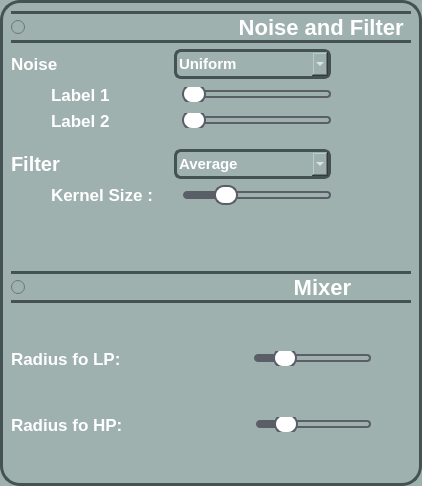
              <widget class="QWidget" name="widget_11" native="true">
               <property name="sizePolicy">
                <sizepolicy hsizetype="Expanding" vsizetype="Expanding">
                 <horstretch>0</horstretch>
                 <verstretch>0</verstretch>
                </sizepolicy>
               </property>
               <property name="styleSheet">
                <string notr="true">
background:rgba(158,177,175,255);
  border: 3px solid rgba(68,82,83,255);
  border-radius: 20px;</string>
               </property>
               <layout class="QHBoxLayout" name="horizontalLayout_50">
                <item>
                 <layout class="QVBoxLayout" name="verticalLayout_13">
                  <item>
                   <widget class="QRadioButton" name="RadioButton_NoiseandFilter">
                    <property name="font">
                     <font>
                      <pointsize>1</pointsize>
                      <weight>75</weight>
                      <bold>true</bold>
                     </font>
                    </property>
                    <property name="styleSheet">
                     <string notr="true">Font-size:22px;
font-weight:bold;
background:rgba(158,177,175,255);
color:white;
 border-top: 3px solid rgba(68,82,83,255);
 border-bottom: 3px solid rgba(68,82,83,255);
border-left:None;
border-right:None;
</string>
                    </property>
                    <property name="text">
                     <string>                                  Noise and Filter </string>
                    </property>
                    <property name="checked">
                     <bool>false</bool>
                    </property>
                   </widget>
                  </item>
                  <item>
                   <layout class="QHBoxLayout" name="horizontalLayout_51">
                    <item>
                     <widget class="QLabel" name="label_param_4">
                      <property name="font">
                       <font>
                        
                        <weight>75</weight>
                        <bold>true</bold>
                       </font>
                      </property>
                      <property name="styleSheet">
                       <string notr="true">Font-size:17px;
font-weight:bold;
background:rgba(158,177,175,255);
color:white;
border:None;</string>
                      </property>
                      <property name="text">
                       <string>Noise</string>
                      </property>
                     </widget>
                    </item>
                    <item>
                     <widget class="QComboBox" name="Combox_Noise">
                      <property name="styleSheet">
                       <string notr="true">Font-size:15px;
font-weight:bold;
background:rgba(158,177,175,255);
color:white;
border:3px solid black;
padding:2px;
border-radius:7px;
 border: 3px solid rgba(68,82,83,255);</string>
                      </property>
                      <item>
                       <property name="text">
                        <string>Uniform</string>
                       </property>
                      </item>
                      <item>
                       <property name="text">
                        <string>Gaussian</string>
                       </property>
                      </item>
                      <item>
                       <property name="text">
                        <string>Salt and Pepper</string>
                       </property>
                      </item>
                     </widget>
                    </item>
                    <item>
                     <spacer name="horizontalSpacer_23">
                      <property name="orientation">
                       <enum>Qt::Vertical</enum>
                      </property>
                      <property name="sizeHint" stdset="0">
                       <size>
                        <width>40</width>
                        <height>20</height>
                       </size>
                      </property>
                     </spacer>
                    </item>
                    <item>
                     <spacer name="horizontalSpacer_31">
                      <property name="orientation">
                       <enum>Qt::Vertical</enum>
                      </property>
                      <property name="sizeHint" stdset="0">
                       <size>
                        <width>40</width>
                        <height>20</height>
                       </size>
                      </property>
                     </spacer>
                    </item>
                   </layout>
                  </item>
                  <item>
                   <layout class="QHBoxLayout" name="horizontalLayout_52">
                    <item>
                     <spacer name="horizontalSpacer_22">
                      <property name="orientation">
                       <enum>Qt::Vertical</enum>
                      </property>
                      <property name="sizeHint" stdset="0">
                       <size>
                        <width>40</width>
                        <height>20</height>
                       </size>
                      </property>
                     </spacer>
                    </item>
                    <item>
                     <widget class="QLabel" name="label_param_1">
                      <property name="font">
                       <font>
                        
                        <weight>75</weight>
                        <bold>true</bold>
                       </font>
                      </property>
                      <property name="styleSheet">
                       <string notr="true">Font-size:17px;
font-weight:bold;
background:rgba(158,177,175,255);
color:white;

border:None;</string>
                      </property>
                      <property name="text">
                       <string>Label 1              </string>
                      </property>
                     </widget>
                    </item>
                    <item>
                     <widget class="QSlider" name="slider_param_1">
                      <property name="styleSheet">
                       <string notr="true">
QSlider {
    background: transparent; /* Make the entire slider background transparent */
    border:None;
}


QSlider::groove:horizontal {
    height: 8px;
    background: :rgba(158,177,175,255); /* Lighter shade of the dark color */
    border-radius: 4px;
}

QSlider::handle:horizontal {
    background:  white; /* Mid-tone between the dark and lighter colors */
    border: 2px solid #595e67; /* Matches groove */
    width: 20px;
    height: 20px;
    margin: -6px 0;
    border-radius: 10px;
}

QSlider::sub-page:horizontal {
    background: #595e67; /* Matches handle */
    border-radius: 4px;
}

QSlider::add-page:horizontal {
   
    border:2px solid #595e67;
    border-radius: 4px;
}
</string>
                      </property>
                      <property name="maximum">
                       <number>100</number>
                      </property>
                      <property name="orientation">
                       <enum>Qt::Horizontal</enum>
                      </property>
                     </widget>
                    </item>
                    <item>
                     <spacer name="horizontalSpacer_32">
                      <property name="orientation">
                       <enum>Qt::Vertical</enum>
                      </property>
                      <property name="sizeHint" stdset="0">
                       <size>
                        <width>40</width>
                        <height>20</height>
                       </size>
                      </property>
                     </spacer>
                    </item>
                    <item>
                     <spacer name="horizontalSpacer_26">
                      <property name="orientation">
                       <enum>Qt::Vertical</enum>
                      </property>
                      <property name="sizeHint" stdset="0">
                       <size>
                        <width>40</width>
                        <height>20</height>
                       </size>
                      </property>
                     </spacer>
                    </item>
                   </layout>
                  </item>
                  <item>
                   <layout class="QHBoxLayout" name="horizontalLayout_53">
                    <item>
                     <spacer name="horizontalSpacer_24">
                      <property name="orientation">
                       <enum>Qt::Vertical</enum>
                      </property>
                      <property name="sizeHint" stdset="0">
                       <size>
                        <width>40</width>
                        <height>20</height>
                       </size>
                      </property>
                     </spacer>
                    </item>
                    <item>
                     <widget class="QLabel" name="label_param_2">
                      <property name="font">
                       <font>
                        
                        <weight>75</weight>
                        <bold>true</bold>
                       </font>
                      </property>
                      <property name="styleSheet">
                       <string notr="true">Font-size:17px;
font-weight:bold;
background:rgba(158,177,175,255);
color:white;
border:None;</string>
                      </property>
                      <property name="text">
                       <string>Label 2              </string>
                      </property>
                     </widget>
                    </item>
                    <item>
                     <widget class="QSlider" name="slider_param_2">
                      <property name="styleSheet">
                       <string notr="true">
QSlider {
    background: transparent; /* Make the entire slider background transparent */
    border:None;
}


QSlider::groove:horizontal {
    height: 8px;
    background: :rgba(158,177,175,255); /* Lighter shade of the dark color */
    border-radius: 4px;
}

QSlider::handle:horizontal {
    background:  white; /* Mid-tone between the dark and lighter colors */
    border: 2px solid #595e67; /* Matches groove */
    width: 20px;
    height: 20px;
    margin: -6px 0;
    border-radius: 10px;
}

QSlider::sub-page:horizontal {
    background: #595e67; /* Matches handle */
    border-radius: 4px;
}

QSlider::add-page:horizontal {
   
    border:2px solid #595e67;
    border-radius: 4px;
}
</string>
                      </property>
                      <property name="maximum">
                       <number>100</number>
                      </property>
                      <property name="tracking">
                       <bool>true</bool>
                      </property>
                      <property name="orientation">
                       <enum>Qt::Horizontal</enum>
                      </property>
                     </widget>
                    </item>
                    <item>
                     <spacer name="horizontalSpacer_33">
                      <property name="orientation">
                       <enum>Qt::Vertical</enum>
                      </property>
                      <property name="sizeHint" stdset="0">
                       <size>
                        <width>40</width>
                        <height>20</height>
                       </size>
                      </property>
                     </spacer>
                    </item>
                    <item>
                     <spacer name="horizontalSpacer_25">
                      <property name="orientation">
                       <enum>Qt::Vertical</enum>
                      </property>
                      <property name="sizeHint" stdset="0">
                       <size>
                        <width>40</width>
                        <height>20</height>
                       </size>
                      </property>
                     </spacer>
                    </item>
                   </layout>
                  </item>
                  <item>
                   <widget class="Line" name="line_15">
                    <property name="font">
                     <font>
                      <pointsize>5</pointsize>
                     </font>
                    </property>
                    <property name="styleSheet">
                     <string notr="true">border: 1px solid black;</string>
                    </property>
                    <property name="lineWidth">
                     <number>0</number>
                    </property>
                    <property name="orientation">
                     <enum>Qt::Vertical</enum>
                    </property>
                   </widget>
                  </item>
                  <item>
                   <widget class="Line" name="line_16">
                    <property name="styleSheet">
                     <string notr="true">border: 0.5px solid black;</string>
                    </property>
                    <property name="orientation">
                     <enum>Qt::Vertical</enum>
                    </property>
                   </widget>
                  </item>
                  <item>
                   <layout class="QHBoxLayout" name="horizontalLayout_54">
                    <item>
                     <widget class="QLabel" name="label_34">
                      <property name="font">
                       <font>
                        
                        <weight>75</weight>
                        <bold>true</bold>
                       </font>
                      </property>
                      <property name="styleSheet">
                       <string notr="true">Font-size:20px;
font-weight:bold;
background:rgba(158,177,175,255);
color:white;
border:None;
</string>
                      </property>
                      <property name="text">
                       <string>Filter</string>
                      </property>
                     </widget>
                    </item>
                    <item>
                     <widget class="QComboBox" name="Combox_Filter">
                      <property name="font">
                       <font>
                        
                        <weight>75</weight>
                        <bold>true</bold>
                       </font>
                      </property>
                      <property name="styleSheet">
                       <string notr="true">Font-size:15px;
font-weight:bold;
background:rgba(158,177,175,255);
color:white;
border:3px solid black;
padding:2px;
border-radius:7px;
 border: 3px solid rgba(68,82,83,255);</string>
                      </property>
                      <property name="currentText">
                       <string>Average</string>
                      </property>
                      <item>
                       <property name="text">
                        <string>Average</string>
                       </property>
                      </item>
                      <item>
                       <property name="text">
                        <string>Gaussian</string>
                       </property>
                      </item>
                      <item>
                       <property name="text">
                        <string>Median</string>
                       </property>
                      </item>
                     </widget>
                    </item>
                    <item>
                     <spacer name="horizontalSpacer_29">
                      <property name="orientation">
                       <enum>Qt::Vertical</enum>
                      </property>
                      <property name="sizeHint" stdset="0">
                       <size>
                        <width>40</width>
                        <height>20</height>
                       </size>
                      </property>
                     </spacer>
                    </item>
                    <item>
                     <spacer name="horizontalSpacer_27">
                      <property name="orientation">
                       <enum>Qt::Vertical</enum>
                      </property>
                      <property name="sizeHint" stdset="0">
                       <size>
                        <width>40</width>
                        <height>20</height>
                       </size>
                      </property>
                     </spacer>
                    </item>
                   </layout>
                  </item>
                  <item>
                   <layout class="QHBoxLayout" name="horizontalLayout_56">
                    <item>
                     <spacer name="horizontalSpacer_34">
                      <property name="orientation">
                       <enum>Qt::Vertical</enum>
                      </property>
                      <property name="sizeHint" stdset="0">
                       <size>
                        <width>40</width>
                        <height>20</height>
                       </size>
                      </property>
                     </spacer>
                    </item>
                    <item>
                     <widget class="QLabel" name="label_param_3">
                      <property name="font">
                       <font>
                        
                        <weight>75</weight>
                        <bold>true</bold>
                       </font>
                      </property>
                      <property name="styleSheet">
                       <string notr="true">Font-size:17px;
font-weight:bold;
background:rgba(158,177,175,255);
color:white;
border:None;</string>
                      </property>
                      <property name="text">
                       <string>Kernel Size :     </string>
                      </property>
                     </widget>
                    </item>
                    <item>
                     <widget class="QSlider" name="slider_param_3">
                      <property name="styleSheet">
                       <string notr="true">
QSlider {
    background: transparent; /* Make the entire slider background transparent */
    border:None;
}


QSlider::groove:horizontal {
    height: 8px;
    background: :rgba(158,177,175,255); /* Lighter shade of the dark color */
    border-radius: 4px;
}

QSlider::handle:horizontal {
    background:  white; /* Mid-tone between the dark and lighter colors */
    border: 2px solid #595e67; /* Matches groove */
    width: 20px;
    height: 20px;
    margin: -6px 0;
    border-radius: 10px;
}

QSlider::sub-page:horizontal {
    background: #595e67; /* Matches handle */
    border-radius: 4px;
}

QSlider::add-page:horizontal {
   
    border:2px solid #595e67;
    border-radius: 4px;
}
</string>
                      </property>
                      <property name="minimum">
                       <number>1</number>
                      </property>
                      <property name="maximum">
                       <number>9</number>
                      </property>
                      <property name="singleStep">
                       <number>2</number>
                      </property>
                      <property name="pageStep">
                       <number>2</number>
                      </property>
                      <property name="value">
                       <number>3</number>
                      </property>
                      <property name="orientation">
                       <enum>Qt::Horizontal</enum>
                      </property>
                      <property name="tickPosition">
                       <enum>QSlider::TicksBelow</enum>
                      </property>
                     </widget>
                    </item>
                    <item>
                     <spacer name="horizontalSpacer_35">
                      <property name="orientation">
                       <enum>Qt::Vertical</enum>
                      </property>
                      <property name="sizeHint" stdset="0">
                       <size>
                        <width>40</width>
                        <height>20</height>
                       </size>
                      </property>
                     </spacer>
                    </item>
                    <item>
                     <spacer name="horizontalSpacer_36">
                      <property name="orientation">
                       <enum>Qt::Vertical</enum>
                      </property>
                      <property name="sizeHint" stdset="0">
                       <size>
                        <width>40</width>
                        <height>20</height>
                       </size>
                      </property>
                     </spacer>
                    </item>
                   </layout>
                  </item>
                  <item>
                   <spacer name="horizontalSpacer_40">
                    <property name="orientation">
                     <enum>Qt::Vertical</enum>
                    </property>
                    <property name="sizeHint" stdset="0">
                     <size>
                      <width>40</width>
                      <height>20</height>
                     </size>
                    </property>
                   </spacer>
                  </item>
                  <item>
                   <spacer name="verticalSpacer_16">
                    <property name="orientation">
                     <enum>Qt::Vertical</enum>
                    </property>
                    <property name="sizeHint" stdset="0">
                     <size>
                      <width>20</width>
                      <height>40</height>
                     </size>
                    </property>
                   </spacer>
                  </item>
                  <item>
                   <widget class="QRadioButton" name="RadioButton_Mixer">
                    <property name="font">
                     <font>
                      
                      <weight>75</weight>
                      <bold>true</bold>
                     </font>
                    </property>
                    <property name="styleSheet">
                     <string notr="true">Font-size:22px;
font-weight:bold;
background:rgba(158,177,175,255);
color:white;
 border-top: 3px solid rgba(68,82,83,255);
 border-bottom: 3px solid rgba(68,82,83,255);
border-left:None;
border-right:None;
</string>
                    </property>
                    <property name="text">
                     <string>                                           Mixer</string>
                    </property>
                    <property name="checked">
                     <bool>false</bool>
                    </property>
                   </widget>
                  </item>
                  <item>
                   <spacer name="verticalSpacer_13">
                    <property name="orientation">
                     <enum>Qt::Vertical</enum>
                    </property>
                    <property name="sizeHint" stdset="0">
                     <size>
                      <width>20</width>
                      <height>40</height>
                     </size>
                    </property>
                   </spacer>
                  </item>
                  <item>
                   <layout class="QHBoxLayout" name="horizontalLayout_23">
                    <item>
                     <widget class="QLabel" name="label_freq_img1">
                      <property name="font">
                       <font>
                        
                        <weight>75</weight>
                        <bold>true</bold>
                       </font>
                      </property>
                      <property name="styleSheet">
                       <string notr="true">Font-size:17px;
font-weight:bold;
background:rgba(158,177,175,255);
color:white;

border:None;
</string>
                      </property>
                      <property name="text">
                       <string>Radius fo LP:                           </string>
                      </property>
                     </widget>
                    </item>
                    <item>
                     <widget class="QSlider" name="slider_freq_img1">
                      <property name="styleSheet">
                       <string notr="true">
QSlider {
    background: transparent; /* Make the entire slider background transparent */
    border:None;
}


QSlider::groove:horizontal {
    height: 8px;
    background: :rgba(158,177,175,255); /* Lighter shade of the dark color */
    border-radius: 4px;
}

QSlider::handle:horizontal {
    background:  white; /* Mid-tone between the dark and lighter colors */
    border: 2px solid #595e67; /* Matches groove */
    width: 20px;
    height: 20px;
    margin: -6px 0;
    border-radius: 10px;
}

QSlider::sub-page:horizontal {
    background: #595e67; /* Matches handle */
    border-radius: 4px;
}

QSlider::add-page:horizontal {
   
    border:2px solid #595e67;
    border-radius: 4px;
}
</string>
                      </property>
                      <property name="maximum">
                       <number>100</number>
                      </property>
                      <property name="value">
                       <number>20</number>
                      </property>
                      <property name="orientation">
                       <enum>Qt::Horizontal</enum>
                      </property>
                     </widget>
                    </item>
                    <item>
                     <spacer name="horizontalSpacer_38">
                      <property name="orientation">
                       <enum>Qt::Vertical</enum>
                      </property>
                      <property name="sizeHint" stdset="0">
                       <size>
                        <width>40</width>
                        <height>20</height>
                       </size>
                      </property>
                     </spacer>
                    </item>
                   </layout>
                  </item>
                  <item>
                   <spacer name="verticalSpacer_14">
                    <property name="orientation">
                     <enum>Qt::Vertical</enum>
                    </property>
                    <property name="sizeHint" stdset="0">
                     <size>
                      <width>20</width>
                      <height>40</height>
                     </size>
                    </property>
                   </spacer>
                  </item>
                  <item>
                   <layout class="QHBoxLayout" name="horizontalLayout_24">
                    <item>
                     <widget class="QLabel" name="label_freq_img2">
                      <property name="font">
                       <font>
                        
                        <weight>75</weight>
                        <bold>true</bold>
                       </font>
                      </property>
                      <property name="styleSheet">
                       <string notr="true">Font-size:17px;
font-weight:bold;
background:rgba(158,177,175,255);
color:white;

border:None;
</string>
                      </property>
                      <property name="text">
                       <string>Radius fo HP:                           </string>
                      </property>
                     </widget>
                    </item>
                    <item>
                     <widget class="QSlider" name="slider_freq_img2">
                      <property name="styleSheet">
                       <string notr="true">
QSlider {
    background: transparent; /* Make the entire slider background transparent */
    border:None;
}


QSlider::groove:horizontal {
    height: 8px;
    background: :rgba(158,177,175,255); /* Lighter shade of the dark color */
    border-radius: 4px;
}

QSlider::handle:horizontal {
    background:  white; /* Mid-tone between the dark and lighter colors */
    border: 2px solid #595e67; /* Matches groove */
    width: 20px;
    height: 20px;
    margin: -6px 0;
    border-radius: 10px;
}

QSlider::sub-page:horizontal {
    background: #595e67; /* Matches handle */
    border-radius: 4px;
}

QSlider::add-page:horizontal {
   
    border:2px solid #595e67;
    border-radius: 4px;
}
</string>
                      </property>
                      <property name="maximum">
                       <number>100</number>
                      </property>
                      <property name="value">
                       <number>20</number>
                      </property>
                      <property name="orientation">
                       <enum>Qt::Horizontal</enum>
                      </property>
                     </widget>
                    </item>
                    <item>
                     <spacer name="horizontalSpacer_39">
                      <property name="orientation">
                       <enum>Qt::Vertical</enum>
                      </property>
                      <property name="sizeHint" stdset="0">
                       <size>
                        <width>40</width>
                        <height>20</height>
                       </size>
                      </property>
                     </spacer>
                    </item>
                   </layout>
                  </item>
                  <item>
                   <spacer name="verticalSpacer_45">
                    <property name="orientation">
                     <enum>Qt::Vertical</enum>
                    </property>
                    <property name="sizeHint" stdset="0">
                     <size>
                      <width>20</width>
                      <height>40</height>
                     </size>
                    </property>
                   </spacer>
                  </item>
                 </layout>
                </item>
               </layout>
              </widget>
